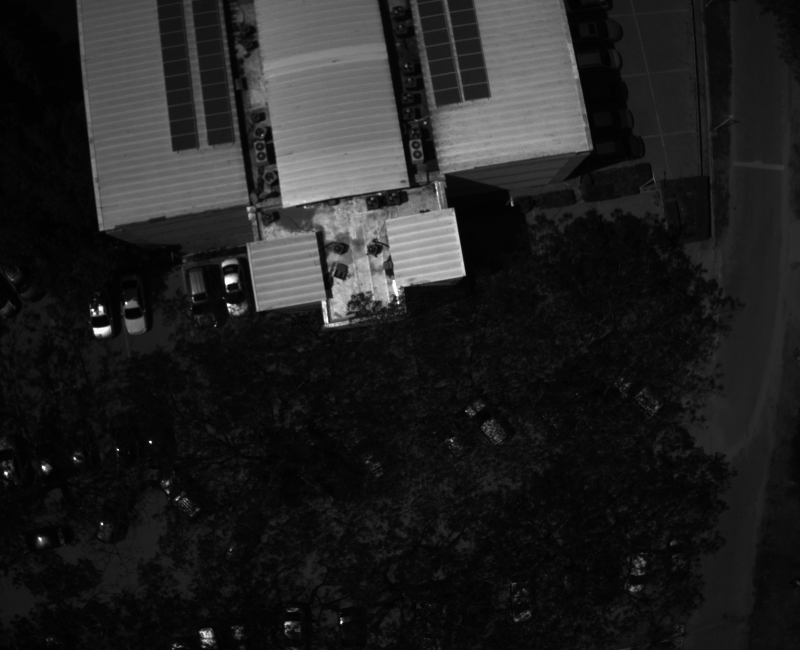
#> input picture Img_TIFF/DJI_0011.tiff, 1600 x 1300 px (shown at 1/2 size); its folder holds only this picture in this run
$ jupyter execute --allow-errors ImgRotPNG.ipynb
#> lines starting #> are read from the running program, lines starting #| are printed output that depends on the picture
[cell 1]
from PIL import Image
from PIL.TiffTags import TAGS
import re
import rasterio
import rasterio.features
import rasterio.warp
from rasterio.transform import Affine
import numpy as np
import cv2
import imutils
import matplotlib.pyplot as plt
from math import cos, sin, pi
import os

Configuracion rutas de carpetas.

img_pat : Direccion de donde se toma la imagen .TIF que se va a rotar y quitar el fondo.

img_rot_path: Direccion en donde se guardaran las imagenes rotadas y sin fondo, formato .PNG de 4 canales

img_rot_TIF_path: Direccion en donde se guardaran las imagenes rasterizada, luego de la rotacion y quitarles el fondo

[cell 2]
img_path = "Img_TIFF/"
img_rect_path = "Img_rectificada/"
img_rot_path = "Img_rotado/"
img_rot_TIF_path = "Img_rotado_TIF/"

vect_path = [img_path, img_rect_path, img_rot_path, img_rot_TIF_path]
for path in vect_path:
    if not os.path.isdir(path):
        os.mkdir(os.path.join(".", path))


n_imagen = img_path.split("/")[-1]
n_imagen = n_imagen.split(".")[0]
print(n_imagen)


img_rot_path = img_rot_path + n_imagen + "_rot0.PNG"
img_rect_path = img_rect_path + n_imagen + "_rect0.PNG"
img_rot_TIF_path = img_rot_TIF_path +n_imagen + "TIF_rot03.TIF"


print(img_rot_TIF_path)
print(img_rot_path)
print(img_rect_path)

Funciones: Rotar_Imagne y Metadata de la imagen .TIF

[cell 3]
def rotar_imagen(img, angulo = 0):
    # Dimensiones de la imagen original
    y, x = img.shape[:2]  # Donde 'y' son las filas y 'x' son las columnas

    capa_blanco = 255*np.ones((y, x, 1), dtype=np.int8)

    img_4 = 255*np.ones((y, x, 4), dtype=np.int8)  # Matriz de (y, x , 4)

    img_4[:, :, 0] = img[:, :, 0]  # Blue
    img_4[:, :, 1] = img[:, :, 1]  # Green
    img_4[:, :, 2] = img[:, :, 2]  # Red
    img_4[:, :, 3] = capa_blanco[:, :, 0]


    m = imutils.rotate_bound(img_4, angulo)

    #y_m, x_m = m.shape[:2]

    return m

def metadata(imagen):
#> called with imagen = 'Img_TIFF/DJI_0011.tiff'
    img = Image.open(imagen)
#> img is the input picture: PIL image 1600x1300 I;16; min 4032, max 63552, mean 11875
# obtenemos los Tags de la metadata y se almacenan en un diccionario
    meta_dict = {TAGS[key]: img.tag[key] for key in img.tag_v2}
#> meta_dict = 20 items
    # Se imprime el diccionario para obtener la composición de los datos
    # for rec in meta_dict:
    #     print(rec, ":", meta_dict[rec])

    # Extraemos el indicador xmp
    p = meta_dict.get("XMP")
    s = p.decode("UTF-8")
    # dividimos por el salto de linea y obtenemos una lista
    div = s.split("\n")
#> div = 154 items

    #eliminamos los espacios vacios

    for ind,recorrido in enumerate(div):
        div[ind]=recorrido.strip()
#> this loop made 154 passes
#> recorrido on passes 2, 13, 14: '<x:xmpmeta xmlns:x="adobe:ns:meta/">', '   xmp:ModifyDate="2022-02-11"', '   xmp:CreateDate="2022-02-11"'
    usar = div[17]
#> usar = 'drone-dji:AbsoluteAltitude="+84.92"'

    result = re.search(":(.*)=", div[17])
    result.group(1)

    result2 = re.search("\"(.*)\"", div[17])
    result2.group(1)

    metadiccionario = {}
    for ind,recorrido in enumerate(div):
        try:
            metadiccionario[re.search(":(.*)=", div[ind]).group(1)] = re.search("\"(.*)\"", div[ind]).group(1)
        except:
            pass
#> this loop made 154 passes
#> recorrido on passes 2, 7, 13: '<x:xmpmeta xmlns:x="adobe:ns:meta/">', 'xmlns:xmp="http://ns.adobe.com/xap/1.0/"', 'xmp:ModifyDate="2022-02-11"'
#> after the loop, metadiccionario = 64 items

    metadiccionario = {}
    for ind,recorrido in enumerate(div):
        try:
            metadiccionario[re.search(":(.*)=", div[ind]).group(1)] = re.search("\"(.*)\"", div[ind]).group(1)
        except:
            pass

    #print(metadiccionario)
    return metadiccionario


def TransfromRaster(img_path, img_rot_path, img_rect_path, img_rot_TIF_path):
    metadiccionario = metadata(img_path)
#> metadiccionario = 64 items

    centro_x = float(metadiccionario["CalibratedOpticalCenterX"])
#> centro_x = 800
    centro_y = float(metadiccionario["CalibratedOpticalCenterY"])
#> centro_y = 650
    altura_vuelo = float(metadiccionario["RelativeAltitude"])
#> altura_vuelo = 70.2
    distancia_focal = float(metadiccionario["CalibratedFocalLength"])
#> distancia_focal = 1913.3

    RtkLat = float(metadiccionario["RtkStdLat"])
#> RtkLat = 0.0135
    RtkLon = float(metadiccionario["RtkStdLon"])
#> RtkLon = 0.021
    resolucion = altura_vuelo/distancia_focal
#> resolucion = 0.0367

    min_lon = (float(metadiccionario["GpsLongitude"])) - (
        float(metadiccionario["CalibratedOpticalCenterX"]) * resolucion) / 111111
#> min_lon = -74.19
    max_lon = (float(metadiccionario["GpsLongitude"])) + (
        float(metadiccionario["CalibratedOpticalCenterX"]) * resolucion) / 111111
#> max_lon = -74.18
    min_lat = (float(metadiccionario["GpsLatitude"])) - (
        float(metadiccionario["CalibratedOpticalCenterY"]) * resolucion) / 111111
#> min_lat = 11.23
    max_lat = (float(metadiccionario["GpsLatitude"])) + (
        float(metadiccionario["CalibratedOpticalCenterY"]) * resolucion) / 111111
#> max_lat = 11.23

    DewarpData = metadiccionario["DewarpData"]
    DewarpData = DewarpData.split(";")[1]
    DewarpData = DewarpData.split(",")
#> DewarpData = ['1946.6899414', '1938.1800537', '8.2410278', '0.6400146', '-0.4091410', '0.3551550', '0.0014017', '0.0014017', '-0.3881310']
    DewarpData = [float(i) for i in DewarpData]
#> DewarpData = [1946.7, 1938.2, 8.24, 0.64, -0.409, 0.355, 0.0014, 0.0014, -0.388]

    f = float(metadiccionario["CalibratedFocalLength"])
#> f = 1913.3

    k = np.array([[f, 0, centro_x],
                [0, f, centro_y],
                [0, 0, 1]])
#> k = [[1913.3, 0, 800], [0, 1913.3, 650], [0, 0, 1]]

    d = np.array([DewarpData[4], DewarpData[5],
                DewarpData[6], DewarpData[7],
                DewarpData[8]])
#> d = [-0.409, 0.355, 0.0014, 0.0014, -0.388]

    img_temp = cv2.imread(img_path, 1)
#> img_temp: shape (1300, 1600, 3); min 15, max 248, mean 46
    img_arreglada = cv2.undistort(img_temp, k, d)
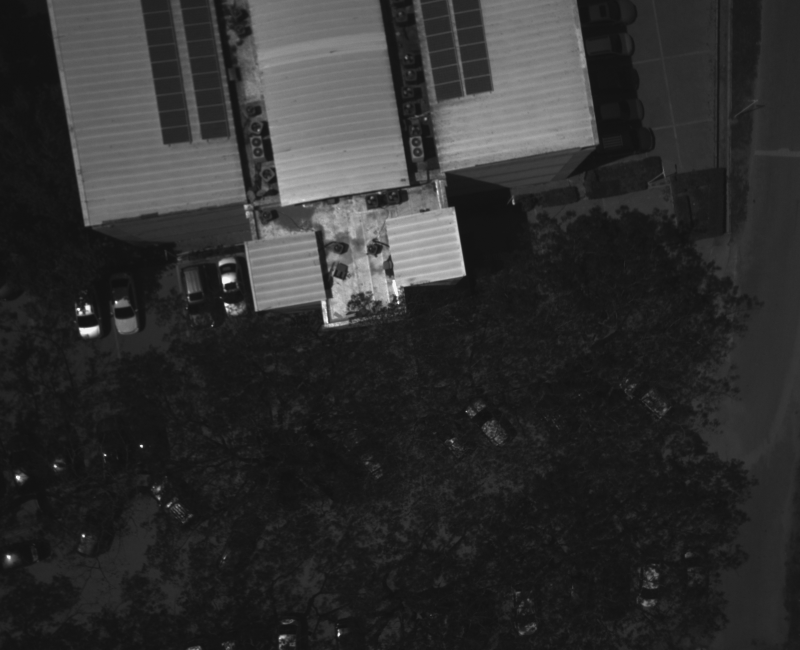
#> img_arreglada: shape (1300, 1600, 3) (shown at 1/2 size); min 15, max 245, mean 47
    cv2.imwrite(img_rect_path, img_arreglada)


    img_o =cv2.imread(img_rect_path, 1)
    angulo =  (float(metadiccionario["GimbalYawDegree"])) #Calculo del angulo de rotacion
#> angulo = -95.7
    img_rot = rotar_imagen(img_o, angulo) #Img rotada y sin fondo
#> in rotar_imagen, `img_4[:, :, 0] = img[:, :, 0]`:
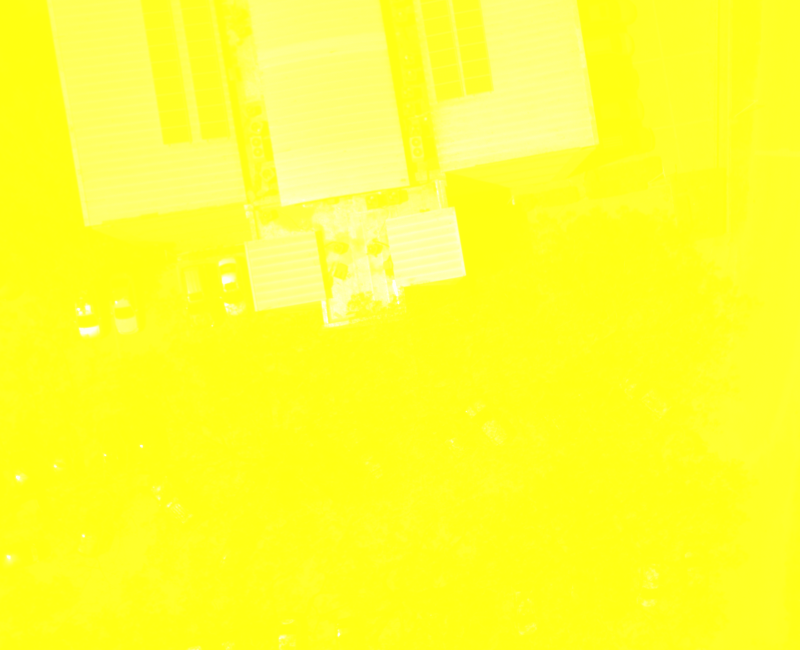
#> img_4: shape (1300, 1600, 4) int16 (shown at 1/2 size); mean B, G, R, A 47, 255, 255, 255
#> in rotar_imagen, `img_4[:, :, 1] = img[:, :, 1]`:
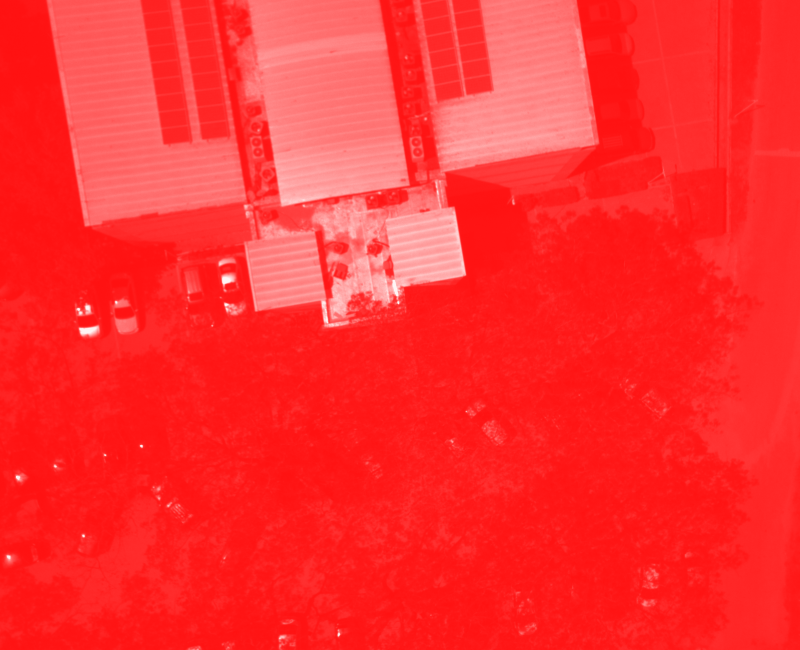
#> img_4: shape (1300, 1600, 4) int16 (shown at 1/2 size); mean B, G, R, A 47, 47, 255, 255
#> in rotar_imagen, `m = imutils.rotate_bound(img_4, angulo)`:
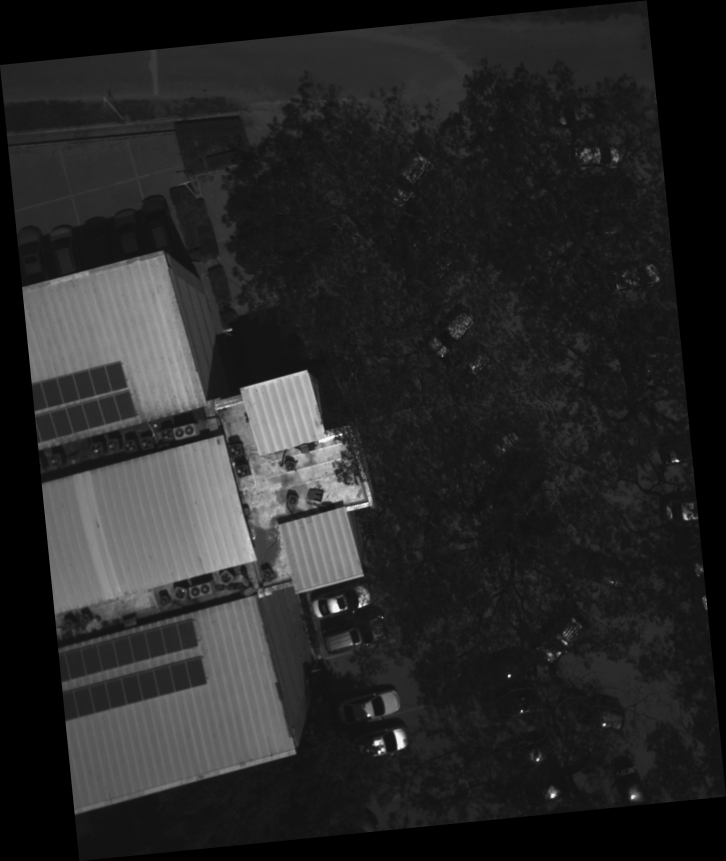
#> m: shape (1721, 1452, 4) int16 (shown at 1/2 size); mean B, G, R, A 39.1, 39.1, 39.1, 212.3
    cv2.imwrite(img_rot_path, img_rot) #guarda la image rotada

    img_data = rasterio.open(img_rot_path, 'r')

    bands = [1,2,3,4] #Se especifica las cantidades de canales que tiene la imagen.
    data = img_data.read(bands)
    _, width, height = data.shape
    crs = {'init': 'epsg:4326'}

    if angulo < 0:
        transform = rasterio.transform.from_bounds(min_lon, min_lat, max_lon, max_lat, width, height)
        print(transform)
        print(transform.a, transform.b, transform.c,"\n",
              transform.d, transform.e, transform.f,"\n",
              transform.g, transform.h, transform.i,"\n")


        pass
        with rasterio.open(
            img_rot_TIF_path,  # Nombre del nuevo archivo georefenciado
            'w',
            driver='GTiff',
            height=width,
            width=height,
            count=4,
            dtype="int8", #Tipo de dato, como la imagenes que se rotaron son de tipo int8, el tipo de escritura debe ser del mismo tipo, para evitar errores a la hora de procesar la imagen
            crs=crs,
            transform=transform,
        ) as dst:
            dst.write(data)

    else:
        transform = rasterio.transform.from_bounds(
            min_lon, min_lat, max_lon, max_lat, height, width)

        pass
        with rasterio.open(
            img_rot_TIF_path,  # Nombre del nuevo archivo georefenciado
            'w',
            driver='GTiff',
            height=height,
            width=width,
            count=4,
            dtype="int8", #Tipo de dato, como la imagenes que se rotaron son de tipo int8, el tipo de escritura debe ser del mismo tipo, para evitar errores a la hora de procesar la imagen
            crs=crs,
            transform=transform,
        ) as dst:
            dst.write(data)

[cell 4]
TransfromRaster("Img_TIFF/DJI_0011.tiff", img_rot_path, img_rect_path, img_rot_TIF_path)
#> (the call stopped at in TransfromRaster, `img_data = rasterio.open(img_rot_path, 'r')`: rasterio is not available in this run)

#> (a cell that did not finish here is left out)


centro_x = float(metadiccionario["CalibratedOpticalCenterX"])
centro_y = float(metadiccionario["CalibratedOpticalCenterY"])
altura_vuelo = float(metadiccionario["RelativeAltitude"])
distancia_focal = float(metadiccionario["CalibratedFocalLength"])
angulo_giro = float(metadiccionario["GimbalYawDegree"])
latitud = float(metadiccionario["GpsLatitude"])
longitud = float(metadiccionario["GpsLongitude"])

resolucion = altura_vuelo/distancia_focal

min_lon = float(metadiccionario["GpsLongitude"]) - (
    float(metadiccionario["CalibratedOpticalCenterX"]) * resolucion) / 111111
max_lon = float(metadiccionario["GpsLongitude"]) + (
    float(metadiccionario["CalibratedOpticalCenterX"]) * resolucion) / 111111
min_lat = float(metadiccionario["GpsLatitude"]) - (
    float(metadiccionario["CalibratedOpticalCenterY"]) * resolucion) / 111111
max_lat = float(metadiccionario["GpsLatitude"]) + (
    float(metadiccionario["CalibratedOpticalCenterY"]) * resolucion) / 111111


DewarpData = metadiccionario["DewarpData"]
DewarpData = DewarpData.split(";")[1]
DewarpData = DewarpData.split(",")
DewarpData = [float(i) for i in DewarpData]

f = float(metadiccionario["CalibratedFocalLength"])

k = np.array([[f, 0, centro_x],
              [0, f, centro_y],
              [0, 0, 1]])

d = np.array([DewarpData[4], DewarpData[5],
              DewarpData[6], DewarpData[7],
              DewarpData[8]])

Lectura y rotacion de la imagen.

[cell 6]
img_o =cv2.imread(img_rect_path, 1) #Lectura
plt.imshow(img_o)

#> (a cell that did not finish here is left out)

Pasar una imagen PNG a una Raster

#> (a cell that did not finish here is left out)

DETECCION DE PUNTOS DE ENLACES O CARACTERISTICOS EN IMAGNES

[cell 9]
import cv2
import matplotlib.pyplot as plt
import numpy as np
from rasterio.merge import merge

[cell 10]
def point_link(img_point):
    img = cv2.imread(img_point, 1)


    sift = cv2.xfeatures2d.SIFT_create()

    kp = sift.detect(img, None)

    l = cv2.KeyPoint_convert(kp)

    aux, auy = (0, 0)
    point_link_xy = []
    point_link_lonlat = []


    with rasterio.open(
        img_rot_TIF_path,  # Nombre del nuevo archivo georefenciado
        'r',
        driver='GTiff',
        ) as dts:
            for i in l:
                if(int(i[0]) != aux or int(i[1]) != auy):
                    aux, auy = (int(i[0]), int(i[1]))
                    point_link_xy.append([aux, auy])

                    lon, lat = dts.xy(aux,auy)
                    point_link_lonlat.append([lon, lat])


    #img_kp = cv2.drawKeypoints(img, kp, None)
    #plt.imshow(img_kp)

    return (point_link_xy, point_link_lonlat)

[cell 11]
import os
import re
from rasterio.merge import merge
from rasterio.plot import show
archivos_encontrados = os.listdir("Img_rotado_TIF/")


dic = {}
file = []
for img_rot_TIF_path in archivos_encontrados:

    img_rot_TIF_path = "Img_rotado_TIF/" + img_rot_TIF_path
    src = rasterio.open(img_rot_TIF_path, 'r')
    file.append(src)
    # [5 lines of commented-out code are left out]

print(file)

[cell 12]
import os
import re
from rasterio.merge import merge
from rasterio.plot import show
archivos_encontrados = os.listdir("Img_rotado_TIF/")


d_px = []
d_py = []

for img_rot_TIF_path in archivos_encontrados:


    name = img_rot_TIF_path.split("_")[0] + "_" +img_rot_TIF_path.split("_")[1] + ".TIF"

    metadiccionario =  metadata("Img/"+ name)

    latitud = float(metadiccionario["GpsLatitude"])
    longitud = float(metadiccionario["GpsLongitude"])

    print(name + "----->" , longitud, latitud)

    img_rot_TIF_path = "Img_rotado_TIF/" + img_rot_TIF_path

    img = cv2.imread(img_rot_TIF_path, 1)
    centro = (int(img.shape[1]/2), int(img.shape[0]/2))

    print(centro)

    src = rasterio.open(img_rot_TIF_path, 'r')
    print("Transform", src.get_transform())
    pxy = src.xy(centro[0], centro[1])
    print(pxy)
    d_px.append(float(longitud - pxy[0]))
    d_py.append(float(latitud - pxy[1]))
    print("Difrencia entre la longitud real y la esperada = ", d_px)
    print("Difrencia entre la laitud real y la esperada = ", d_py)

    print("\n")

sumx = 0
sumy = 0
for i in range(0, len(d_px)):
    sumx = sumx + d_px[i]**2
    sumy = sumy + d_py[i]**2


#> (the rest of this cell did not finish here and is left out)
